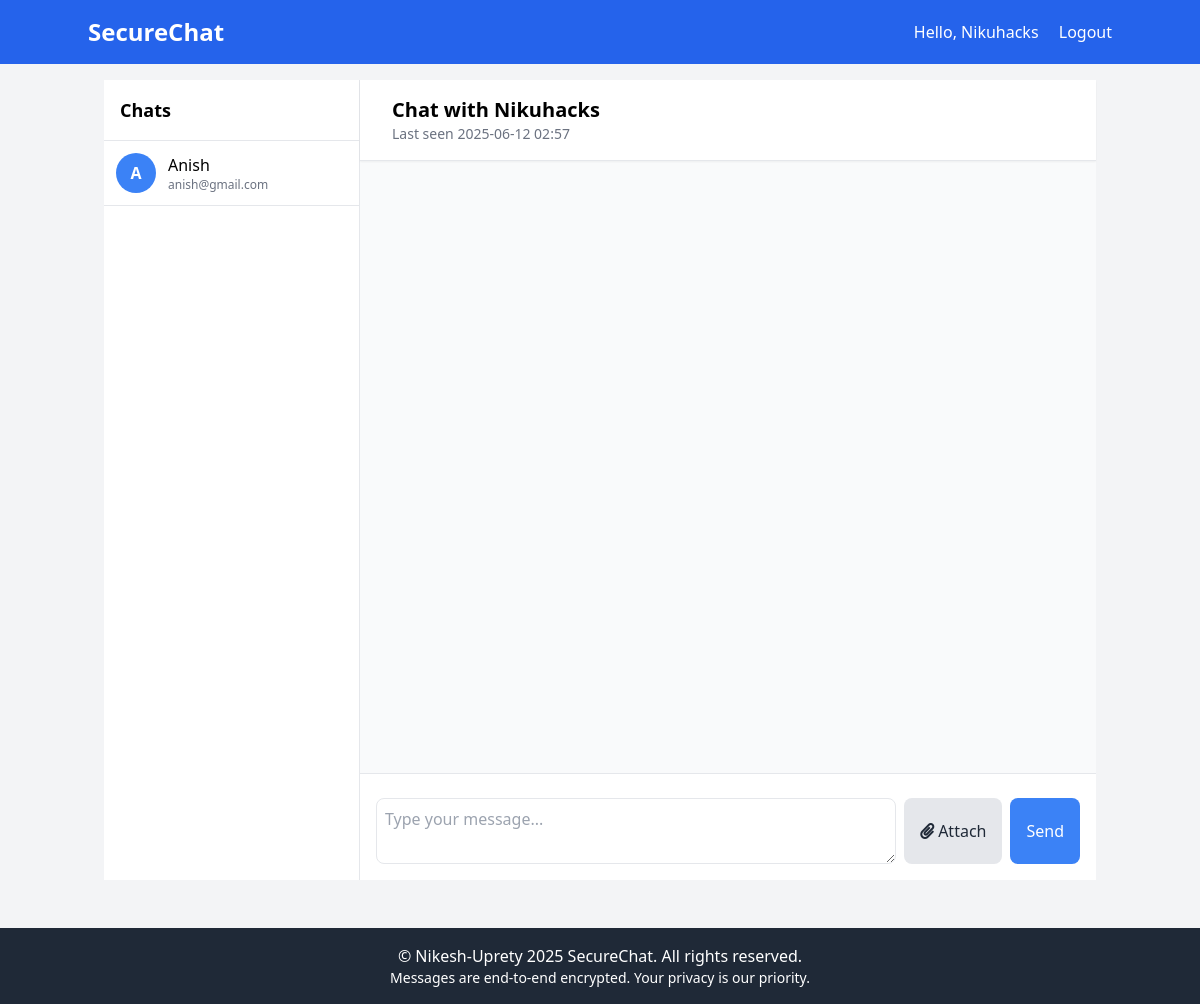
Before: /chat/1 (signed in) with the older database file.
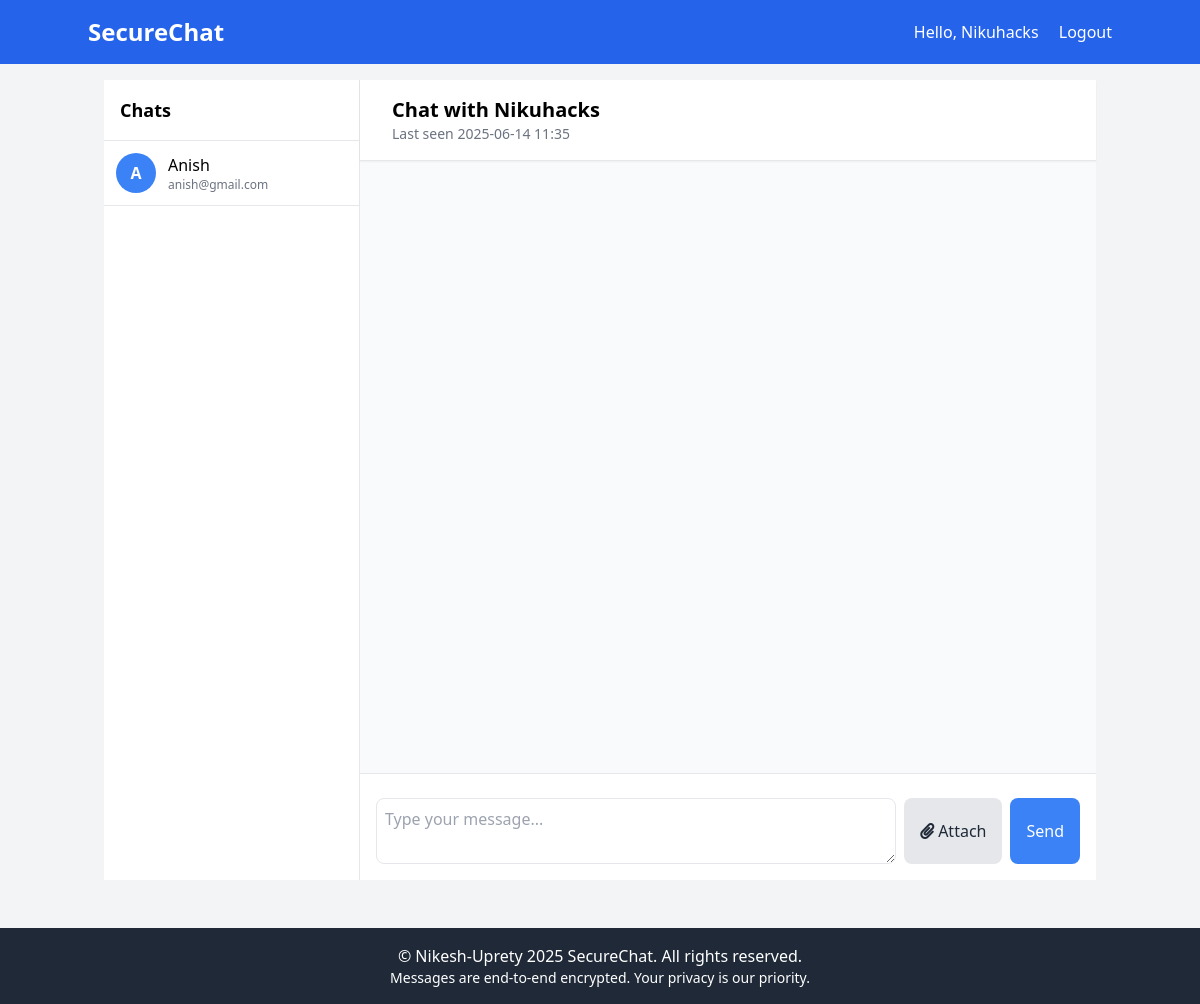
After: the same page with the newer database file.
### app/models.py (models this page shows, shortened)
class User(UserMixin, db.Model):
    id = db.Column(db.Integer, primary_key=True)
    username = db.Column(db.String(64), index=True, unique=True, nullable=False)
    email = db.Column(db.String(120), index=True, unique=True, nullable=False)
    password_hash = db.Column(db.String(128), nullable=False)
    public_key = db.Column(db.Text, nullable=False)
    private_key = db.Column(db.Text, nullable=False)
    created_at = db.Column(db.DateTime, default=lambda: datetime.now(timezone.utc))
    last_seen = db.Column(db.DateTime, default=lambda: datetime.now(timezone.utc))
    messages_sent = db.relationship('Message', foreign_keys='Message.sender_id', backref='sender', lazy='dynamic')
    messages_received = db.relationship('Message', foreign_keys='Message.recipient_id', backref='recipient', lazy='dynamic')

### app/chat/routes.py (the view, shortened to what this page needs)
@chat_bp.route('/chat/<int:user_id>', methods=['GET', 'POST'])
@login_required
def chat(user_id):
    recipient = User.query.get_or_404(user_id)
    form = MessageForm()
    messages = Message.query.filter(
        ((Message.sender_id == current_user.id) & (Message.recipient_id == user_id)) |
        ((Message.sender_id == user_id) & (Message.recipient_id == current_user.id))
    ).order_by(Message.timestamp.asc()).all()
    decrypted_messages = []
    return render_template('chat/chat.html',
                         title=f'Chat with {recipient.username}',
                         form=form,
                         recipient=recipient,
                         messages=decrypted_messages,
                         users=User.query.filter(User.id != current_user.id).all())

### app/chat/forms.py
class MessageForm(FlaskForm):
    message = TextAreaField('Message')  # Optional
    file_data = FileField('Attach File', validators=[FileAllowed(['jpg', 'png', 'jpeg', 'gif', 'pdf', 'txt', 'doc', 'docx'])])
    submit = SubmitField('Send')

### app/models.py (called while the page is built)
@login_manager.user_loader
def load_user(id):
    return User.query.get(int(id))

### app/templates/chat/chat.html (shortened to what this page needs)
{% extends "base.html" %}
{% block content %}
<div class="flex h-screen bg-gray-50">
    <div class="w-64 bg-white border-r hidden md:block">
        <div class="p-4 border-b">
            <h2 class="text-lg font-semibold">Chats</h2>
        </div>
        <div class="overflow-y-auto h-full">
            {% for user in users %}
            <a href="{{ url_for('chat.chat', user_id=user.id) }}"
                class="block p-3 hover:bg-gray-100 border-b {% if user.id == recipient.id %}bg-blue-50{% endif %}">
                <div class="flex items-center space-x-3">
                    <div
                        class="w-10 h-10 rounded-full bg-blue-500 flex items-center justify-center text-white font-bold">
                        {{ user.username[0].upper() }}
                    </div>
                    <div>
                        <h3 class="font-medium">{{ user.username }}</h3>
                        <p class="text-xs text-gray-500 truncate">{{ user.email }}</p>
                    </div>
                </div>
            </a>
            {% endfor %}
        </div>
    </div>
    <div class="flex-1 flex flex-col">
        <div class="bg-white shadow-sm p-4 border-b flex items-center justify-between">
            <div class="flex items-center space-x-4">
                <div>
                    <h1 class="text-xl font-semibold">Chat with {{ recipient.username }}</h1>
                    <p class="text-sm text-gray-500">
                        {% if recipient.last_seen %}
                        Last seen {{ recipient.last_seen.strftime('%Y-%m-%d %H:%M') }}
                        {% else %}
                        Never seen
                        {% endif %}
                    </p>
                </div>
            </div>
        </div>
        <div class="flex-1 overflow-y-auto p-4 space-y-4" id="chat-messages">
        </div>
        <div class="border-t p-4 bg-white">
            <form id="message-form" method="POST" action="{{ url_for('chat.chat', user_id=recipient.id) }}"
                enctype="multipart/form-data">
                <div class="flex flex-col space-y-2">
                    <div class="flex space-x-2">
                        {{ form.message(class="flex-1 p-2 border rounded-lg focus:outline-none focus:border-blue-500",
                        placeholder="Type your message...") }}
                        <label for="file-input"
                            class="bg-gray-200 hover:bg-gray-300 text-gray-800 px-4 py-2 rounded-lg cursor-pointer flex items-center space-x-1 transition-colors duration-200">
                            <i class="fas fa-paperclip"></i>
                            <span class="hidden md:inline">Attach</span>
                        </label>
                        <button type="submit"
                            class="bg-blue-500 hover:bg-blue-600 text-white px-4 py-2 rounded-lg transition-colors duration-200">
                            Send
                        </button>
                    </div>
                </div>
            </form>
        </div>
    </div>
</div>
{% endblock %}

### app/templates/base.html (shortened to what this page needs)
<!DOCTYPE html>
<html lang="en">
<head>
    <link href="https://cdn.jsdelivr.net/npm/tailwindcss@2.2.19/dist/tailwind.min.css" rel="stylesheet">
    <link rel="stylesheet" href="https://cdnjs.cloudflare.com/ajax/libs/font-awesome/5.15.4/css/all.min.css">
</head>
<body class="bg-gray-100 flex flex-col min-h-screen">
    <header class="bg-blue-600 text-white p-4">
        <div class="container mx-auto flex justify-between items-center">
            <a href="{{ url_for('chat.index') }}" class="text-2xl font-bold hover:underline">SecureChat</a>
            <nav>
                {% if current_user.is_authenticated %}
                <span>Hello, {{ current_user.username }}</span>
                <a href="{{ url_for('auth.logout') }}" class="ml-4 hover:underline">Logout</a>
                {% else %}
                <a href="{{ url_for('auth.login') }}" class="mr-4 hover:underline">Login</a>
                <a href="{{ url_for('auth.register') }}" class="hover:underline">Register</a>
                {% endif %}
            </nav>
        </div>
    </header>
    <main class="container mx-auto flex-grow p-4">
        {% block content %}{% endblock %}
    </main>
    <footer class="bg-gray-800 text-white text-center p-4 mt-8">
        <p>© Nikesh-Uprety 2025 SecureChat. All rights reserved.</p>
        <p class="text-sm">Messages are end-to-end encrypted. Your privacy is our priority.</p>
    </footer>
</body>
</html>

### app/templates/chat/chat.html (style rules this page uses)
#chat-messages { overscroll-behavior: contain; scrollbar-width: thin; scrollbar-color: #3b82f6 #f1f1f1; }

Changed rows visible on the page:
changed User "Nikuhacks": last_seen "2025-06-12 02:57" → "2025-06-14 11:35"
